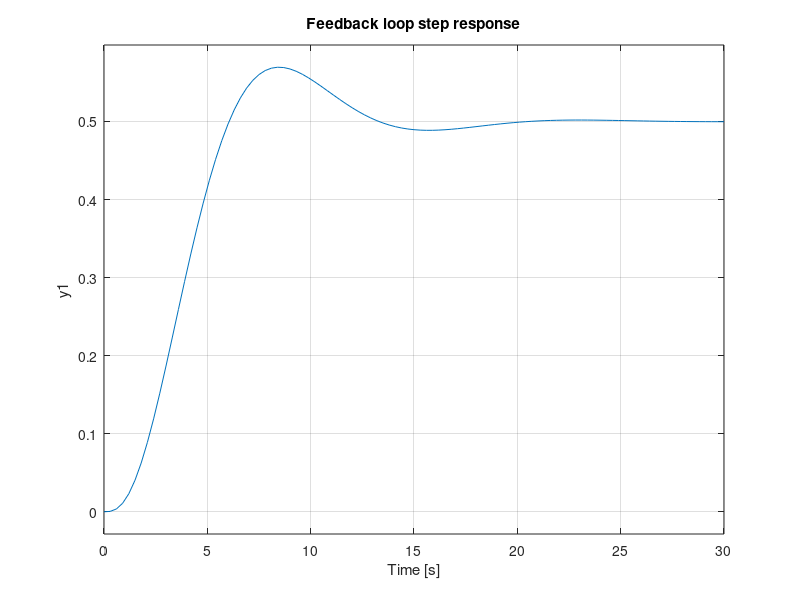
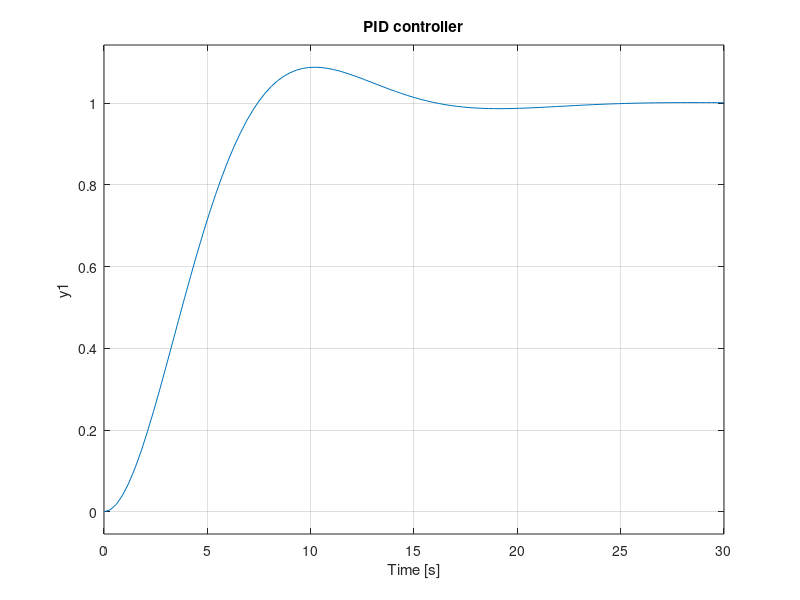

Write the MATLAB code that produced these figures, in order.
%SYS201 part2.2 
%CHR method

clear all 
close all
clc

Ks = 1;
T1 = 2;
T2 = 2;
T3 = 2;

%transfer function
tmp1 = tf(1, [T1 1]);
tmp2 = tf(1, [T2 1]);
tmp3 = tf(1, [T3 1]);
sys1 = Ks*tmp1*tmp2*tmp3;

M = feedback(sys1, 1);

figure(1)
subplot(2,1,1),
step(sys1)
subplot(2,1,2),
step(M)
title('Feedback loop step response')

K = 1;
Te = 1.7;     %tu
Tb = 6.7;   %tg


% ********* 0% overshoot ***********
%p controller
Kp = (0.6*Tb)/(K*Te);
pid_ctrl = pidstd(Kp)
figure
subplot(3,1,1),
m = feedback(pid_ctrl*sys1,1);
step(m);
title('P controller')

%pi controller
Kp = (0.95*Tb)/(K*Te);
Ti = 4*Te;
pid_ctrl = pidstd(Kp, Ti)
subplot(3,1,2),
m = feedback(pid_ctrl*sys1,1);
step(m);
title('PI controller')

%pid controller
Kp = (0.3*Tb)/(K*Te);
Ti = 2.4*Te;
Td = 0.42*Te;
pid_ctrl = pidstd(Kp, Ti, Td)
subplot(3,1,3),
m = feedback(pid_ctrl*sys1,1);
step(m);
title('PID controller')
